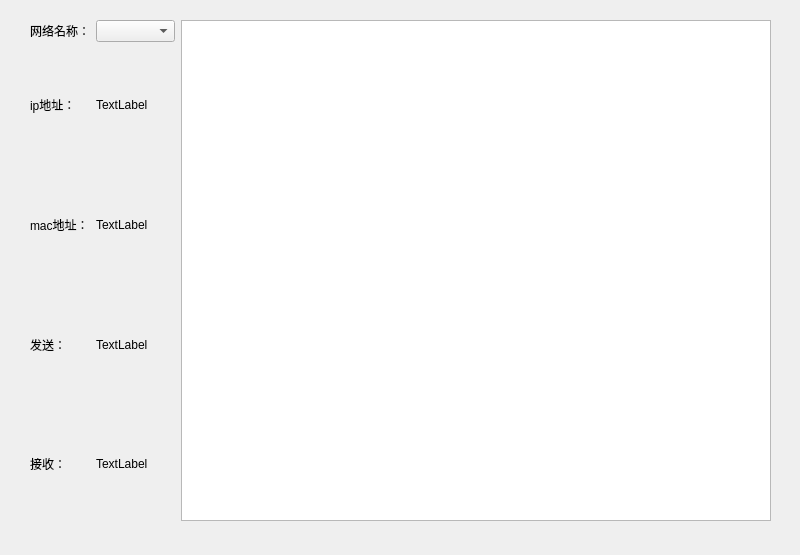
<?xml version="1.0" encoding="UTF-8"?>
<ui version="4.0">
 <class>networkWidget</class>
 <widget class="QWidget" name="networkWidget">
  <property name="geometry">
   <rect>
    <x>0</x>
    <y>0</y>
    <width>800</width>
    <height>555</height>
   </rect>
  </property>
  <property name="windowTitle">
   <string>Form</string>
  </property>
  <widget class="QWidget" name="gridLayoutWidget">
   <property name="geometry">
    <rect>
     <x>30</x>
     <y>20</y>
     <width>741</width>
     <height>501</height>
    </rect>
   </property>
   <layout class="QGridLayout" name="gridLayout">
    <item row="1" column="1" alignment="Qt::AlignHCenter">
     <widget class="QLabel" name="label_2">
      <property name="minimumSize">
       <size>
        <width>79</width>
        <height>0</height>
       </size>
      </property>
      <property name="text">
       <string>TextLabel</string>
      </property>
     </widget>
    </item>
    <item row="2" column="1">
     <widget class="QLabel" name="label_3">
      <property name="text">
       <string>TextLabel</string>
      </property>
     </widget>
    </item>
    <item row="4" column="1">
     <widget class="QLabel" name="label">
      <property name="text">
       <string>TextLabel</string>
      </property>
     </widget>
    </item>
    <item row="0" column="2" rowspan="5">
     <widget class="QGraphicsView" name="graphicsView">
      <property name="enabled">
       <bool>true</bool>
      </property>
     </widget>
    </item>
    <item row="0" column="1">
     <widget class="QComboBox" name="comboBox"/>
    </item>
    <item row="3" column="1">
     <widget class="QLabel" name="label_4">
      <property name="text">
       <string>TextLabel</string>
      </property>
     </widget>
    </item>
    <item row="0" column="0">
     <widget class="QLabel" name="label_5">
      <property name="text">
       <string>网络名称：</string>
      </property>
     </widget>
    </item>
    <item row="1" column="0">
     <widget class="QLabel" name="label_6">
      <property name="text">
       <string>ip地址：</string>
      </property>
     </widget>
    </item>
    <item row="2" column="0">
     <widget class="QLabel" name="label_7">
      <property name="text">
       <string>mac地址：</string>
      </property>
     </widget>
    </item>
    <item row="3" column="0">
     <widget class="QLabel" name="label_8">
      <property name="text">
       <string>发送：</string>
      </property>
     </widget>
    </item>
    <item row="4" column="0">
     <widget class="QLabel" name="label_9">
      <property name="text">
       <string>接收：</string>
      </property>
     </widget>
    </item>
   </layout>
  </widget>
 </widget>
 <resources/>
 <connections/>
</ui>
